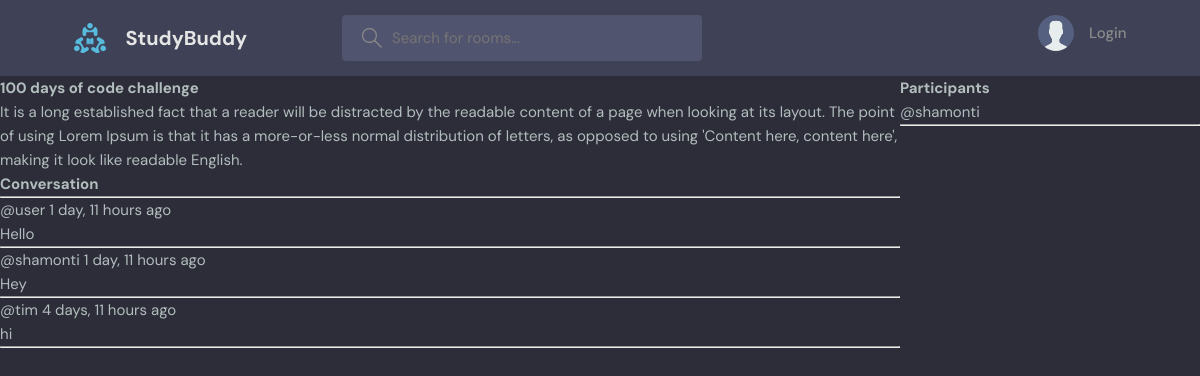
Page /room/2/ on the committed database.
### base/models.py (models this page shows, shortened)
class Room(models.Model):
    host = models.ForeignKey(User, on_delete=models.SET_NULL, null=True)
    topic = models.ForeignKey(Topic, on_delete=models.SET_NULL, null=True)
    name = models.CharField(max_length=200)
    description = models.TextField(null=True, blank= True)
    participants = models.ManyToManyField(User, related_name='participants')
    updated = models.DateTimeField(auto_now=True)
    created = models.DateField(auto_now_add=True)
    class Meta:
        ordering = ['-updated', '-created']

class Message(models.Model):
    user = models.ForeignKey(User, on_delete=models.CASCADE)
    room = models.ForeignKey(Room, on_delete=models.CASCADE)
    body = models.TextField()
    updated = models.DateTimeField(auto_now=True)
    created = models.DateTimeField(auto_now_add=True)
    class Meta:
        ordering = ['-updated', '-created']

### base/views.py (the view, shortened to what this page needs)
# urls.py: path('room/<str:pk>/', views.room, name='room'),
def room(request, pk):
    room = Room.objects.get(id=pk)
    room_messages = room.message_set.all().order_by('-created')
    participants = room.participants.all()
    context = {'room': room, 'room_messages': room_messages, 'participants': participants}
    return render(request, 'base/room.html', context)

### base/templates/base/room.html (shortened to what this page needs)
{% extends 'main.html' %}
{% block content %}
<div class='room-container'>
  <div>
    <h1>{{room.name}}</h1>
    <p>{{room.description}}</p>
    <div class="comment-wrapper">
      <h3>Conversation</h3>
      <hr>
      {% for message in room_messages %}
      <div>
        <small>
          @{{message.user}} {{message.created|timesince}} ago
        </small>
        <p>{{message.body}}</p>
        <hr>
      </div>
      {% endfor %}
    </div>
  </div>
  <div>
    <h3>Participants</h3>
    {% for user in participants %}
      <p>@{{user.username}}</p>
    {% endfor %}
    <hr>
  </div>
</div>
{% endblock %}

### static/styles/style.css (style rules this page uses)
:root { --color-main: #71c6dd; --color-main-light: #e1f6fb; --color-dark: #3f4156; --color-dark-medium: #51546e; --color-dark-light: #696d97; --color-light: #e5e5e5; --color-gray: #8b8b8b; --color-light-gray: #b2bdbd; --color-bg: #2d2d39; --color-success: #5dd693; --color-error: #fc4b0b; }
* { font-family: "DM Sans", -apple-system, BlinkMacSystemFont, "Segoe UI", Roboto, Oxygen, Ubuntu, Cantarell, "Open Sans", "Helvetica Neue", sans-serif; margin: 0; padding: 0; box-sizing: border-box; text-rendering: optimizeLegibility; font-size: inherit; }
html { font-size: 56.25%; }
@media only screen and (min-width: 1200px) { html { font-size: 62.5%; } }
body { line-height: 1.6; font-weight: 400; font-size: 1.5rem; color: var(--color-light-gray); background-color: var(--color-bg); min-height: 100vh; }

### base/templates/base/room.html (style rules this page uses)
.room-container { display: grid; grid-template-columns: 3fr 1fr; }

### rows in the picture
Room: name "100 days of code challenge", description "It is a long established fact that a reader will be distracted by the readable content of a page when looking at its layout. The point of using Lorem Ipsum is that it has a more-or-less normal distribution of letters, as opposed to using 'Content here, content here', making it look like readable English."
Message: user "user", created "1 day, 11 hours", body "Hello"
Message: user "shamonti", created "1 day, 11 hours", body "Hey"
Message: user "tim", created "4 days, 11 hours", body "hi"

### other values in the picture
{{ user.username }} "shamonti"
